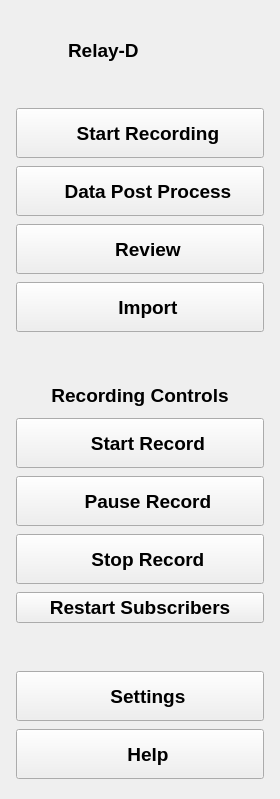
     <widget class="QWidget" name="leftMenuContainer" native="true">
      <property name="maximumSize">
       <size>
        <width>300</width>
        <height>16777215</height>
       </size>
      </property>
      <layout class="QVBoxLayout" name="verticalLayout">
       <property name="spacing">
        <number>0</number>
       </property>
       <property name="leftMargin">
        <number>0</number>
       </property>
       <property name="topMargin">
        <number>0</number>
       </property>
       <property name="rightMargin">
        <number>0</number>
       </property>
       <property name="bottomMargin">
        <number>0</number>
       </property>
       <item>
        <widget class="QWidget" name="leftMenuSubContainer" native="true">
         <property name="minimumSize">
          <size>
           <width>280</width>
           <height>0</height>
          </size>
         </property>
         <property name="maximumSize">
          <size>
           <width>300</width>
           <height>16777215</height>
          </size>
         </property>
         <property name="font">
          <font>
           <pointsize>14</pointsize>
           <weight>75</weight>
           <bold>true</bold>
          </font>
         </property>
         <layout class="QVBoxLayout" name="verticalLayout_2">
          <property name="spacing">
           <number>8</number>
          </property>
          <property name="leftMargin">
           <number>16</number>
          </property>
          <property name="topMargin">
           <number>20</number>
          </property>
          <property name="rightMargin">
           <number>16</number>
          </property>
          <property name="bottomMargin">
           <number>20</number>
          </property>
          <item alignment="Qt::AlignTop">
           <widget class="QWidget" name="widget" native="true">
            <property name="minimumSize">
             <size>
              <width>0</width>
              <height>60</height>
             </size>
            </property>
            <layout class="QHBoxLayout" name="horizontalLayout_2">
             <property name="spacing">
              <number>12</number>
             </property>
             <property name="leftMargin">
              <number>0</number>
             </property>
             <property name="topMargin">
              <number>0</number>
             </property>
             <property name="rightMargin">
              <number>0</number>
             </property>
             <property name="bottomMargin">
              <number>0</number>
             </property>
             <item>
              <widget class="QLabel" name="logoLabel">
               <property name="minimumSize">
                <size>
                 <width>40</width>
                 <height>40</height>
                </size>
               </property>
               <property name="maximumSize">
                <size>
                 <width>40</width>
                 <height>40</height>
                </size>
               </property>
               <property name="text">
                <string/>
               </property>
               <property name="pixmap">
                <pixmap resource="../../resources.qrc">:/img/resources/img/relayd_logo_simple.png</pixmap>
               </property>
               <property name="scaledContents">
                <bool>true</bool>
               </property>
               <property name="alignment">
                <set>Qt::AlignCenter</set>
               </property>
              </widget>
             </item>
             <item>
              <widget class="QLabel" name="titleLabel">
               <property name="text">
                <string>Relay-D</string>
               </property>
               <property name="alignment">
                <set>Qt::AlignLeading|Qt::AlignLeft|Qt::AlignVCenter</set>
               </property>
              </widget>
             </item>
            </layout>
           </widget>
          </item>
          <item>
           <spacer name="verticalSpacer_2">
            <property name="orientation">
             <enum>Qt::Vertical</enum>
            </property>
            <property name="sizeType">
             <enum>QSizePolicy::Fixed</enum>
            </property>
            <property name="sizeHint" stdset="0">
             <size>
              <width>20</width>
              <height>20</height>
             </size>
            </property>
           </spacer>
          </item>
          <item>
           <widget class="QWidget" name="widget_2" native="true">
            <property name="sizePolicy">
             <sizepolicy hsizetype="Preferred" vsizetype="Preferred">
              <horstretch>0</horstretch>
              <verstretch>0</verstretch>
             </sizepolicy>
            </property>
            <layout class="QVBoxLayout" name="verticalLayout_3">
             <property name="spacing">
              <number>8</number>
             </property>
             <property name="leftMargin">
              <number>0</number>
             </property>
             <property name="topMargin">
              <number>0</number>
             </property>
             <property name="rightMargin">
              <number>0</number>
             </property>
             <property name="bottomMargin">
              <number>0</number>
             </property>
             <item>
              <widget class="QPushButton" name="btn_start">
               <property name="minimumSize">
                <size>
                 <width>0</width>
                 <height>50</height>
                </size>
               </property>
               <property name="maximumSize">
                <size>
                 <width>16777215</width>
                 <height>50</height>
                </size>
               </property>
               <property name="font">
                <font>
                 <pointsize>14</pointsize>
                 <weight>75</weight>
                 <bold>true</bold>
                </font>
               </property>
               <property name="toolTip">
                <string>Start Recording Session</string>
               </property>
               <property name="text">
                <string>   Start Recording</string>
               </property>
               <property name="icon">
                <iconset resource="../../resources.qrc">
                 <normaloff>:/icons/resources/icons/camera.png</normaloff>:/icons/resources/icons/camera.png</iconset>
               </property>
               <property name="iconSize">
                <size>
                 <width>24</width>
                 <height>24</height>
                </size>
               </property>
               <property name="autoDefault">
                <bool>false</bool>
               </property>
               <property name="default">
                <bool>false</bool>
               </property>
               <property name="flat">
                <bool>false</bool>
               </property>
              </widget>
             </item>
             <item>
              <widget class="QPushButton" name="btn_data_post_process">
               <property name="minimumSize">
                <size>
                 <width>0</width>
                 <height>50</height>
                </size>
               </property>
               <property name="maximumSize">
                <size>
                 <width>16777215</width>
                 <height>50</height>
                </size>
               </property>
               <property name="font">
                <font>
                 <pointsize>14</pointsize>
                 <weight>75</weight>
                 <bold>true</bold>
                </font>
               </property>
               <property name="toolTip">
                <string>Data Analysis and Processing</string>
               </property>
               <property name="text">
                <string>   Data Post Process</string>
               </property>
               <property name="icon">
                <iconset resource="../../resources.qrc">
                 <normaloff>:/icons/resources/icons/data.png</normaloff>:/icons/resources/icons/data.png</iconset>
               </property>
               <property name="iconSize">
                <size>
                 <width>24</width>
                 <height>24</height>
                </size>
               </property>
              </widget>
             </item>
             <item>
              <widget class="QPushButton" name="btn_review">
               <property name="minimumSize">
                <size>
                 <width>0</width>
                 <height>50</height>
                </size>
               </property>
               <property name="maximumSize">
                <size>
                 <width>16777215</width>
                 <height>50</height>
                </size>
               </property>
               <property name="font">
                <font>
                 <pointsize>14</pointsize>
                 <weight>75</weight>
                 <bold>true</bold>
                </font>
               </property>
               <property name="toolTip">
                <string>Review Recorded Demos</string>
               </property>
               <property name="text">
                <string>   Review</string>
               </property>
               <property name="icon">
                <iconset resource="../../resources.qrc">
                 <normaloff>:/icons/resources/icons/video.png</normaloff>:/icons/resources/icons/video.png</iconset>
               </property>
               <property name="iconSize">
                <size>
                 <width>24</width>
                 <height>24</height>
                </size>
               </property>
              </widget>
             </item>
            </layout>
           </widget>
          </item>
          <item>
           <widget class="QPushButton" name="btn_import">
            <property name="minimumSize">
             <size>
              <width>0</width>
              <height>50</height>
             </size>
            </property>
            <property name="font">
             <font>
              <pointsize>14</pointsize>
              <weight>75</weight>
              <bold>true</bold>
             </font>
            </property>
            <property name="toolTip">
             <string>Import Configuration Files</string>
            </property>
            <property name="text">
             <string>   Import</string>
            </property>
            <property name="icon">
             <iconset resource="../../resources.qrc">
              <normaloff>:/icons/resources/icons/import.png</normaloff>:/icons/resources/icons/import.png</iconset>
            </property>
            <property name="iconSize">
             <size>
              <width>24</width>
              <height>24</height>
             </size>
            </property>
           </widget>
          </item>
          <item>
           <spacer name="verticalSpacer">
            <property name="orientation">
             <enum>Qt::Vertical</enum>
            </property>
            <property name="sizeType">
             <enum>QSizePolicy::Expanding</enum>
            </property>
            <property name="sizeHint" stdset="0">
             <size>
              <width>20</width>
              <height>40</height>
             </size>
            </property>
           </spacer>
          </item>
          <item>
           <widget class="QLabel" name="recordingLabel">
            <property name="minimumSize">
             <size>
              <width>0</width>
              <height>30</height>
             </size>
            </property>
            <property name="text">
             <string>Recording Controls</string>
            </property>
            <property name="alignment">
             <set>Qt::AlignCenter</set>
            </property>
           </widget>
          </item>
          <item>
           <widget class="QPushButton" name="btn_start_record">
            <property name="minimumSize">
             <size>
              <width>0</width>
              <height>50</height>
             </size>
            </property>
            <property name="font">
             <font>
              <pointsize>14</pointsize>
              <weight>75</weight>
              <bold>true</bold>
             </font>
            </property>
            <property name="toolTip">
             <string>Start Recording</string>
            </property>
            <property name="text">
             <string>   Start Record</string>
            </property>
            <property name="icon">
             <iconset resource="../../resources.qrc">
              <normaloff>:/icons/resources/icons/play.png</normaloff>:/icons/resources/icons/play.png</iconset>
            </property>
            <property name="iconSize">
             <size>
              <width>24</width>
              <height>24</height>
             </size>
            </property>
           </widget>
          </item>
          <item>
           <widget class="QPushButton" name="btn_pause_record">
            <property name="minimumSize">
             <size>
              <width>0</width>
              <height>50</height>
             </size>
            </property>
            <property name="font">
             <font>
              <pointsize>14</pointsize>
              <weight>75</weight>
              <bold>true</bold>
             </font>
            </property>
            <property name="toolTip">
             <string>Pause Recording</string>
            </property>
            <property name="text">
             <string>   Pause Record</string>
            </property>
            <property name="icon">
             <iconset resource="../../resources.qrc">
              <normaloff>:/icons/resources/icons/video-pause-button.png</normaloff>:/icons/resources/icons/video-pause-button.png</iconset>
            </property>
            <property name="iconSize">
             <size>
              <width>24</width>
              <height>24</height>
             </size>
            </property>
           </widget>
          </item>
          <item>
           <widget class="QPushButton" name="btn_stop_record">
            <property name="minimumSize">
             <size>
              <width>0</width>
              <height>50</height>
             </size>
            </property>
            <property name="font">
             <font>
              <pointsize>14</pointsize>
              <weight>75</weight>
              <bold>true</bold>
             </font>
            </property>
            <property name="toolTip">
             <string>Stop Recording</string>
            </property>
            <property name="text">
             <string>   Stop Record</string>
            </property>
            <property name="icon">
             <iconset resource="../../resources.qrc">
              <normaloff>:/icons/resources/icons/stop-button.png</normaloff>:/icons/resources/icons/stop-button.png</iconset>
            </property>
            <property name="iconSize">
             <size>
              <width>24</width>
              <height>24</height>
             </size>
            </property>
           </widget>
          </item>
          <item>
           <widget class="QPushButton" name="btn_restart_subscribers">
            <property name="text">
             <string>Restart Subscribers</string>
            </property>
           </widget>
          </item>
          <item>
           <spacer name="verticalSpacer_3">
            <property name="orientation">
             <enum>Qt::Vertical</enum>
            </property>
            <property name="sizeType">
             <enum>QSizePolicy::Expanding</enum>
            </property>
            <property name="sizeHint" stdset="0">
             <size>
              <width>20</width>
              <height>40</height>
             </size>
            </property>
           </spacer>
          </item>
          <item alignment="Qt::AlignBottom">
           <widget class="QWidget" name="widget_3" native="true">
            <layout class="QVBoxLayout" name="verticalLayout_4">
             <property name="spacing">
              <number>8</number>
             </property>
             <property name="leftMargin">
              <number>0</number>
             </property>
             <property name="topMargin">
              <number>0</number>
             </property>
             <property name="rightMargin">
              <number>0</number>
             </property>
             <property name="bottomMargin">
              <number>0</number>
             </property>
             <item>
              <widget class="QPushButton" name="btn_settings">
               <property name="minimumSize">
                <size>
                 <width>0</width>
                 <height>50</height>
                </size>
               </property>
               <property name="maximumSize">
                <size>
                 <width>16777215</width>
                 <height>50</height>
                </size>
               </property>
               <property name="font">
                <font>
                 <pointsize>14</pointsize>
                 <weight>75</weight>
                 <bold>true</bold>
                </font>
               </property>
               <property name="toolTip">
                <string>Application Settings</string>
               </property>
               <property name="text">
                <string>   Settings</string>
               </property>
               <property name="icon">
                <iconset resource="../../resources.qrc">
                 <normaloff>:/icons/resources/icons/setting.png</normaloff>:/icons/resources/icons/setting.png</iconset>
               </property>
               <property name="iconSize">
                <size>
                 <width>24</width>
                 <height>24</height>
                </size>
               </property>
              </widget>
             </item>
             <item>
              <widget class="QPushButton" name="btn_help">
               <property name="minimumSize">
                <size>
                 <width>0</width>
                 <height>50</height>
                </size>
               </property>
               <property name="maximumSize">
                <size>
                 <width>16777215</width>
                 <height>50</height>
                </size>
               </property>
               <property name="font">
                <font>
                 <pointsize>14</pointsize>
                 <weight>75</weight>
                 <bold>true</bold>
                </font>
               </property>
               <property name="toolTip">
                <string>Help and Documentation</string>
               </property>
               <property name="text">
                <string>   Help</string>
               </property>
               <property name="icon">
                <iconset resource="../../resources.qrc">
                 <normaloff>:/icons/resources/icons/question.png</normaloff>:/icons/resources/icons/question.png</iconset>
               </property>
               <property name="iconSize">
                <size>
                 <width>24</width>
                 <height>24</height>
                </size>
               </property>
              </widget>
             </item>
            </layout>
           </widget>
          </item>
         </layout>
         <zorder>btn_restart_subscribers</zorder>
         <zorder>widget</zorder>
         <zorder>widget_2</zorder>
         <zorder>btn_import</zorder>
         <zorder>recordingLabel</zorder>
         <zorder>btn_start_record</zorder>
         <zorder>btn_pause_record</zorder>
         <zorder>btn_stop_record</zorder>
         <zorder>widget_3</zorder>
        </widget>
       </item>
      </layout>
     </widget>
